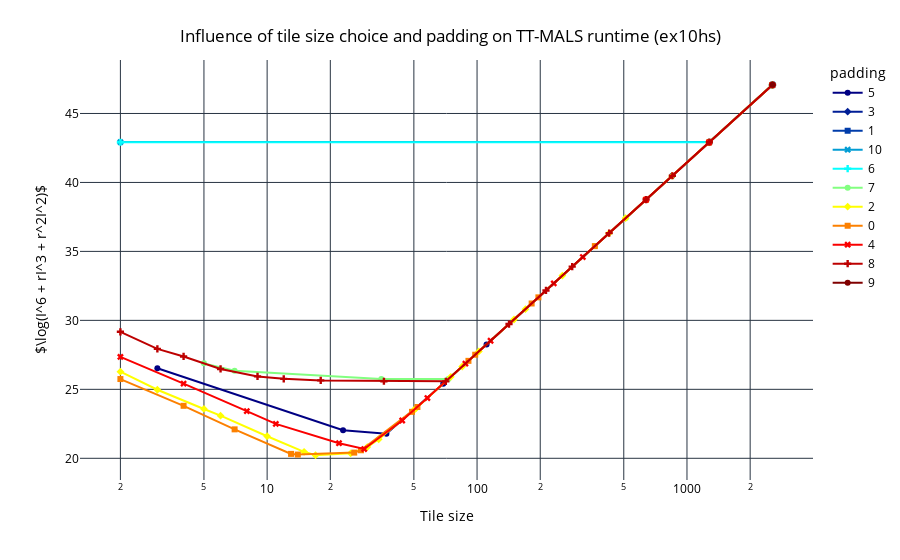

Notebook cell for this chart:
### Code cell
line_plot_padding_tile_size_tt_mals_runtime_per_matrix(padding_df, "ex10hs")

### Figure 1 — Plotly figure (JSON) as saved in the notebook; plotly's stock layout.template omitted (floating-point values rounded to 4 significant figures)
{"data": [{"hovertemplate": "padding=5<br>Tile size=%{x}<br>log_obj_func=%{y}<extra></extra>", "legendgroup": "5", "line": {"color": "rgb(0, 0, 131)", "dash": "solid"}, "marker": {"symbol": "circle"}, "mode": "lines+markers", "name": "5", "orientation": "v", "showlegend": true, "x": [3.0, 23.0, 37.0, 69.0, 111.0, 851.0, 2553.0], "xaxis": "x", "y": [26.53, 22.03, 21.78, 25.41, 28.26, 40.48, 47.07], "yaxis": "y", "type": "scatter"}, {"hovertemplate": "padding=3<br>Tile size=%{x}<br>log_obj_func=%{y}<extra></extra>", "legendgroup": "3", "line": {"color": "rgb(0, 30, 150)", "dash": "solid"}, "marker": {"symbol": "diamond"}, "mode": "lines+markers", "name": "3", "orientation": "v", "showlegend": true, "x": [2551.0], "xaxis": "x", "y": [47.07], "yaxis": "y", "type": "scatter"}, {"hovertemplate": "padding=1<br>Tile size=%{x}<br>log_obj_func=%{y}<extra></extra>", "legendgroup": "1", "line": {"color": "rgb(0, 60, 170)", "dash": "solid"}, "marker": {"symbol": "square"}, "mode": "lines+markers", "name": "1", "orientation": "v", "showlegend": true, "x": [2549.0], "xaxis": "x", "y": [47.06], "yaxis": "y", "type": "scatter"}, {"hovertemplate": "padding=10<br>Tile size=%{x}<br>log_obj_func=%{y}<extra></extra>", "legendgroup": "10", "line": {"color": "rgb(2, 157, 212)", "dash": "solid"}, "marker": {"symbol": "x"}, "mode": "lines+markers", "name": "10", "orientation": "v", "showlegend": true, "x": [2.0, 1279.0, 2558.0], "xaxis": "x", "y": [42.92, 42.92, 47.08], "yaxis": "y", "type": "scatter"}, {"hovertemplate": "padding=6<br>Tile size=%{x}<br>log_obj_func=%{y}<extra></extra>", "legendgroup": "6", "line": {"color": "rgb(5, 255, 255)", "dash": "solid"}, "marker": {"symbol": "cross"}, "mode": "lines+markers", "name": "6", "orientation": "v", "showlegend": true, "x": [2.0, 1277.0, 2554.0], "xaxis": "x", "y": [42.91, 42.91, 47.07], "yaxis": "y", "type": "scatter"}, {"hovertemplate": "padding=7<br>Tile size=%{x}<br>log_obj_func=%{y}<extra></extra>", "legendgroup": "7", "line": {"color": "rgb(130, 255, 128)", "dash": "solid"}, "marker": {"symbol": "circle"}, "mode": "lines+markers", "name": "7", "orientation": "v", "showlegend": true, "x": [5.0, 7.0, 35.0, 73.0, 365.0, 511.0, 2555.0], "xaxis": "x", "y": [26.88, 26.35, 25.75, 25.74, 35.4, 37.42, 47.07], "yaxis": "y", "type": "scatter"}, {"hovertemplate": "padding=2<br>Tile size=%{x}<br>log_obj_func=%{y}<extra></extra>", "legendgroup": "2", "line": {"color": "rgb(255, 255, 0)", "dash": "solid"}, "marker": {"symbol": "diamond"}, "mode": "lines+markers", "name": "2", "orientation": "v", "showlegend": true, "x": [2.0, 3.0, 5.0, 6.0, 10.0, 15.0, 17.0, 25.0, 30.0, 34.0, 50.0, 51.0, 75.0, 85.0, 102.0, 150.0, 170.0, 255.0, 425.0, 510.0, 850.0, 1275.0, 2550.0], "xaxis": "x", "y": [26.28, 24.97, 23.58, 23.09, 21.6, 20.47, 20.22, 20.36, 20.82, 21.38, 23.49, 23.61, 25.91, 26.66, 27.75, 30.06, 30.81, 33.25, 36.31, 37.41, 40.47, 42.9, 47.06], "yaxis": "y", "type": "scatter"}, {"hovertemplate": "padding=0<br>Tile size=%{x}<br>log_obj_func=%{y}<extra></extra>", "legendgroup": "0", "line": {"color": "rgb(252, 128, 0)", "dash": "solid"}, "marker": {"symbol": "square"}, "mode": "lines+markers", "name": "0", "orientation": "v", "showlegend": true, "x": [2.0, 4.0, 7.0, 13.0, 14.0, 26.0, 28.0, 49.0, 52.0, 91.0, 98.0, 182.0, 196.0, 364.0, 637.0, 1274.0, 2548.0], "xaxis": "x", "y": [25.75, 23.81, 22.1, 20.32, 20.27, 20.41, 20.58, 23.37, 23.72, 27.07, 27.51, 31.22, 31.67, 35.38, 38.74, 42.9, 47.06], "yaxis": "y", "type": "scatter"}, {"hovertemplate": "padding=4<br>Tile size=%{x}<br>log_obj_func=%{y}<extra></extra>", "legendgroup": "4", "line": {"color": "rgb(250, 0, 0)", "dash": "solid"}, "marker": {"symbol": "x"}, "mode": "lines+markers", "name": "4", "orientation": "v", "showlegend": true, "x": [2.0, 4.0, 8.0, 11.0, 22.0, 29.0, 44.0, 58.0, 88.0, 116.0, 232.0, 319.0, 638.0, 1276.0, 2552.0], "xaxis": "x", "y": [27.35, 25.42, 23.42, 22.5, 21.09, 20.67, 22.74, 24.37, 26.86, 28.52, 32.68, 34.59, 38.75, 42.91, 47.07], "yaxis": "y", "type": "scatter"}, {"hovertemplate": "padding=8<br>Tile size=%{x}<br>log_obj_func=%{y}<extra></extra>", "legendgroup": "8", "line": {"color": "rgb(189, 0, 0)", "dash": "solid"}, "marker": {"symbol": "cross"}, "mode": "lines+markers", "name": "8", "orientation": "v", "showlegend": true, "x": [2.0, 3.0, 4.0, 6.0, 9.0, 12.0, 18.0, 36.0, 71.0, 142.0, 213.0, 284.0, 426.0, 639.0, 852.0, 1278.0, 2556.0], "xaxis": "x", "y": [29.17, 27.93, 27.38, 26.48, 25.94, 25.76, 25.65, 25.59, 25.58, 29.73, 32.17, 33.89, 36.33, 38.76, 40.49, 42.92, 47.08], "yaxis": "y", "type": "scatter"}, {"hovertemplate": "padding=9<br>Tile size=%{x}<br>log_obj_func=%{y}<extra></extra>", "legendgroup": "9", "line": {"color": "rgb(128, 0, 0)", "dash": "solid"}, "marker": {"symbol": "circle"}, "mode": "lines+markers", "name": "9", "orientation": "v", "showlegend": true, "x": [2557.0], "xaxis": "x", "y": [47.08], "yaxis": "y", "type": "scatter"}], "layout": {"xaxis": {"anchor": "y", "domain": [0.0, 1.0], "title": {"text": "Tile size"}, "type": "log"}, "yaxis": {"anchor": "x", "domain": [0.0, 1.0], "title": {"text": "$\\log(I^6 + rI^3 + r^2I^2)$"}}, "legend": {"title": {"text": "padding"}, "tracegroupgap": 0}, "margin": {"t": 60}, "title": {"text": "Influence of tile size choice and padding on TT-MALS runtime (ex10hs)", "x": 0.5, "xanchor": "center", "yanchor": "top"}, "font": {"color": "black"}, "plot_bgcolor": "white", "paper_bgcolor": "white"}}
